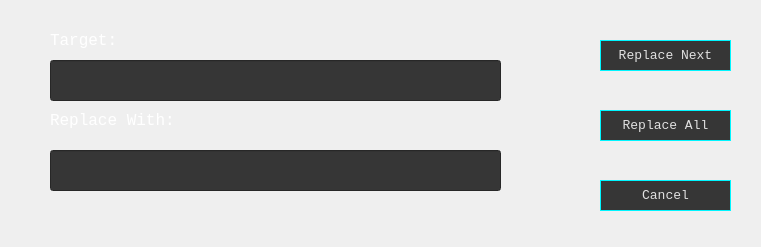
<?xml version="1.0" encoding="UTF-8"?>
<ui version="4.0">
 <class>DlgReplace</class>
 <widget class="QDialog" name="DlgReplace">
  <property name="geometry">
   <rect>
    <x>0</x>
    <y>0</y>
    <width>761</width>
    <height>247</height>
   </rect>
  </property>
  <property name="windowTitle">
   <string>Replace</string>
  </property>
  <property name="windowIcon">
   <iconset resource="main.qrc">
    <normaloff>:/res/GurthHex.ico</normaloff>:/res/GurthHex.ico</iconset>
  </property>
  <property name="styleSheet">
   <string notr="true">QDialog
{
Background:&quot;#262626&quot;;
}</string>
  </property>
  <widget class="QLineEdit" name="replace_target">
   <property name="geometry">
    <rect>
     <x>50</x>
     <y>60</y>
     <width>451</width>
     <height>41</height>
    </rect>
   </property>
   <property name="font">
    <font>
     <family>Source Code Pro Semibold</family>
     <pointsize>14</pointsize>
     <weight>75</weight>
     <bold>true</bold>
    </font>
   </property>
   <property name="styleSheet">
    <string notr="true">background-color: rgb(54, 54, 54);
color: rgb(255, 255, 255);</string>
   </property>
  </widget>
  <widget class="QLabel" name="label">
   <property name="geometry">
    <rect>
     <x>50</x>
     <y>30</y>
     <width>161</width>
     <height>21</height>
    </rect>
   </property>
   <property name="font">
    <font>
     <family>Consolas</family>
     <pointsize>12</pointsize>
    </font>
   </property>
   <property name="styleSheet">
    <string notr="true">color: rgb(255, 255, 255);</string>
   </property>
   <property name="text">
    <string>Target:</string>
   </property>
  </widget>
  <widget class="QPushButton" name="replace_next">
   <property name="geometry">
    <rect>
     <x>600</x>
     <y>40</y>
     <width>131</width>
     <height>31</height>
    </rect>
   </property>
   <property name="font">
    <font>
     <family>Consolas</family>
     <pointsize>10</pointsize>
    </font>
   </property>
   <property name="styleSheet">
    <string notr="true">QPushButton
{
color: rgb(225,225,225);
background-color:#363636;
border: 1px solid #00F5FF;
}</string>
   </property>
   <property name="text">
    <string>Replace Next</string>
   </property>
   <property name="default">
    <bool>true</bool>
   </property>
  </widget>
  <widget class="QPushButton" name="Cancel">
   <property name="geometry">
    <rect>
     <x>600</x>
     <y>180</y>
     <width>131</width>
     <height>31</height>
    </rect>
   </property>
   <property name="font">
    <font>
     <family>Consolas</family>
     <pointsize>10</pointsize>
    </font>
   </property>
   <property name="styleSheet">
    <string notr="true">QPushButton
{
color: rgb(225,225,225);
background-color:#363636;
border: 1px solid #00F5FF;
}</string>
   </property>
   <property name="text">
    <string>Cancel</string>
   </property>
  </widget>
  <widget class="QPushButton" name="replace_all">
   <property name="geometry">
    <rect>
     <x>600</x>
     <y>110</y>
     <width>131</width>
     <height>31</height>
    </rect>
   </property>
   <property name="font">
    <font>
     <family>Consolas</family>
     <pointsize>10</pointsize>
    </font>
   </property>
   <property name="styleSheet">
    <string notr="true">QPushButton
{
color: rgb(225,225,225);
background-color:#363636;
border: 1px solid #00F5FF;
}</string>
   </property>
   <property name="text">
    <string>Replace All</string>
   </property>
   <property name="default">
    <bool>true</bool>
   </property>
  </widget>
  <widget class="QLabel" name="label_2">
   <property name="geometry">
    <rect>
     <x>50</x>
     <y>110</y>
     <width>161</width>
     <height>21</height>
    </rect>
   </property>
   <property name="font">
    <font>
     <family>Consolas</family>
     <pointsize>12</pointsize>
    </font>
   </property>
   <property name="styleSheet">
    <string notr="true">color: rgb(255, 255, 255);</string>
   </property>
   <property name="text">
    <string>Replace With:</string>
   </property>
  </widget>
  <widget class="QLineEdit" name="replace_with">
   <property name="geometry">
    <rect>
     <x>50</x>
     <y>150</y>
     <width>451</width>
     <height>41</height>
    </rect>
   </property>
   <property name="font">
    <font>
     <family>Source Code Pro Semibold</family>
     <pointsize>14</pointsize>
     <weight>75</weight>
     <bold>true</bold>
    </font>
   </property>
   <property name="styleSheet">
    <string notr="true">background-color: rgb(54, 54, 54);
color: rgb(255, 255, 255);</string>
   </property>
  </widget>
 </widget>
 <resources>
  <include location="main.qrc"/>
 </resources>
 <connections/>
</ui>
